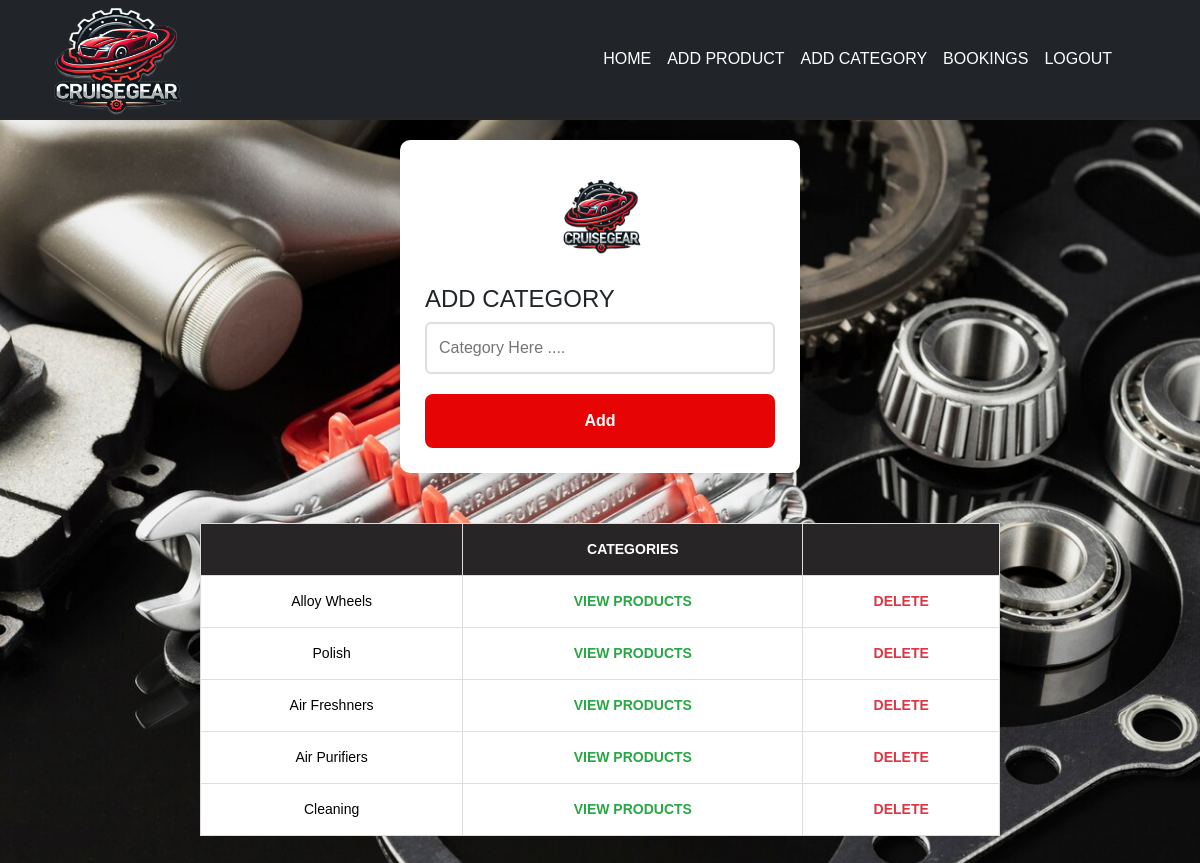
The app's page /cat, older data.
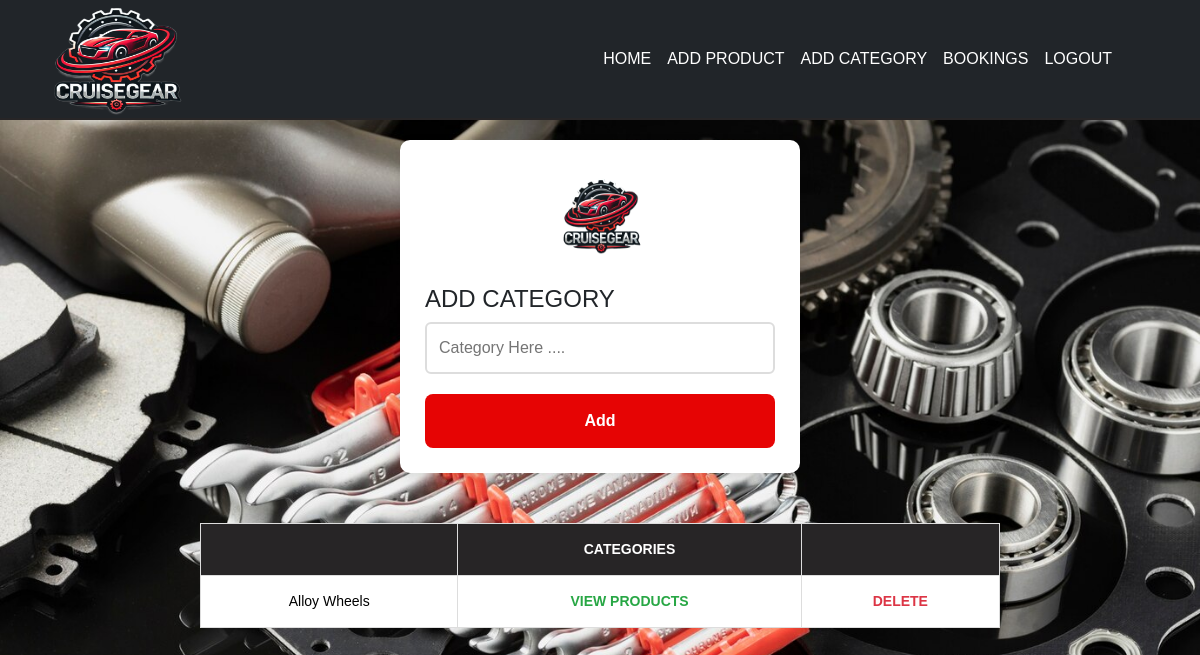
The same page, newer data.
### app/models.py (models this page shows)
class category(models.Model):
    categories=models.TextField()

### app/views.py (the view)
# urls.py: path('cat',views.cat),
def cat(req):
    if req.method=="POST":
        categories=req.POST['category']
        data=category.objects.create(categories=categories)
        data.save()
        return redirect(cat)
    else:
        data=category.objects.all()
        return render(req,'shop/category.html',{'data':data})

### templates/shop/category.html (shortened to what this page needs)
<!DOCTYPE html>
<html lang="en">
<head>
    {% load static %}
    <link href="https://cdn.jsdelivr.net/npm/bootstrap@5.3.3/dist/css/bootstrap.min.css" rel="stylesheet">
    <link rel="stylesheet" href="{% static 'addcate.css' %}">
</head>
<body>
    <nav class="navbar navbar-expand-sm bg-dark navbar-dark">
        <div class="container-fluid">
          <img src="../../static/cruisegear2br.png" style="width: 165px;height: 140px;" alt="">
          <div class="collapse navbar-collapse" id="collapsibleNavbar">
            <ul class="navbar-nav ms-auto me-5">
              <li class="nav-item">
                <a class="nav-link fcolor " href="shop_home">HOME</a>
              </li>
              <li class="nav-item">
                <a class="nav-link fcolor" href="add_product">ADD PRODUCT</a>
              </li>
              <li class="nav-item">
                <a class="nav-link fcolor" href="cat">ADD CATEGORY</a>
              </li>
              <li class="nav-item">
                <a class="nav-link fcolor" href="../bookings">BOOKINGS</a>
              </li>
              <li class="nav-item">
                <a class="nav-link fcolor" href="logout">LOGOUT</a>
              </li>
            </ul>
          </div>
        </div>
    </nav>
    <form action="" method="post" style="margin-top: 20px;">
      <img src="../../static/cruisegear2br.png" class="logo1" alt="Logo">
      <h4>ADD CATEGORY</h4>
        <input type="text" name="category" id="cid" placeholder="Category Here ....">
        <input type="submit" value="Add">
    </form>
    <table class="table table-hover mt-5 mb-5 mx-auto">
        <thead>
            <tr>
                <th scope="col"></th>
                <th scope="col">CATEGORIES</th>
                <th scope="col"></th>
            </tr>
        </thead>
        <tbody>
            {% for i in data %}
            <tr>
                <td>{{ i.categories }}</td>
                <td><a href="view_products/{{i.pk }}">view products</a></td>
                <td><a href="delete_category/{{ i.pk }}">Delete</a></td>
            </tr>
            {% endfor %}
        </tbody>
    </table>
</body>
</html>

### static/addcate.css (style rules this page uses)
body { background: url('bgbgbg.jpg') no-repeat center center fixed; background-size: cover; font-family: 'Arial', sans-serif; margin: 0; padding: 0; padding-top: 120px; }
.navbar { width: 100%; height: 120px; background-color: #333; position: fixed; top: 0; left: 0; z-index: 1000; display: flex; justify-content: center; align-items: center; color: white; text-align: center; border-bottom: 2px solid rgb(39, 37, 38); padding: 20px; }
.logo1 { height: 100px; width: auto; margin-bottom: 20px; display: block; margin-left: auto; margin-right: auto; }
form { max-width: 400px; margin-top: 30px; padding: 25px; background-color: #fff; border-radius: 10px; box-shadow: 0 4px 12px rgba(0, 0, 0, 0.1); margin: 50px auto; }
input[type="text"] { width: 100%; padding: 12px; margin-bottom: 20px; border: 2px solid #ddd; border-radius: 6px; font-size: 16px; }
input[type="submit"] { width: 100%; padding: 15px; background-color: rgb(230, 4, 4); color: #fff; border: none; border-radius: 8px; font-size: 16px; cursor: pointer; transition: background-color 0.3s ease; font-weight: bold; }
.table { max-width: 800px; width: 90%; margin: 30px auto; border-collapse: collapse; }
.table th, .table td { padding: 15px; text-align: center; border: 1px solid #ddd; font-size: 14px; }
.table th { background-color: rgb(39, 37, 38); color: white; font-weight: bold; }
a { color: rgb(39, 37, 38); text-decoration: none; font-weight: bold; text-transform: uppercase; }
a[href*="view_products"] { color: #28a745; }
a[href*="delete_category"] { color: #dc3545; }
.fcolor { color: white; }

Row changes from the older to the newer data that the page shows:
removed category: categories "Polish"
removed category: categories "Air Freshners"
removed category: categories "Air Purifiers"
removed category: categories "Cleaning"
